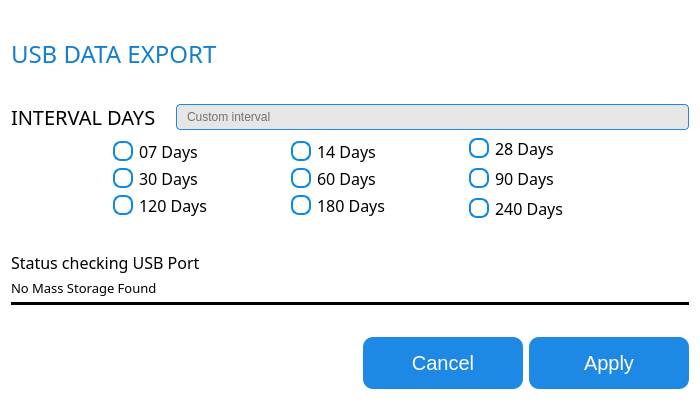
<?xml version="1.0" encoding="UTF-8"?>
<ui version="4.0">
 <class>UsbExporter</class>
 <widget class="QDialog" name="UsbExporter">
  <property name="geometry">
   <rect>
    <x>0</x>
    <y>0</y>
    <width>700</width>
    <height>400</height>
   </rect>
  </property>
  <property name="windowTitle">
   <string>Dialog</string>
  </property>
  <property name="styleSheet">
   <string notr="true">background-color: rgb(255, 255, 255);</string>
  </property>
  <layout class="QVBoxLayout" name="verticalLayout">
   <property name="spacing">
    <number>5</number>
   </property>
   <item>
    <spacer name="verticalSpacer_3">
     <property name="orientation">
      <enum>Qt::Vertical</enum>
     </property>
     <property name="sizeHint" stdset="0">
      <size>
       <width>20</width>
       <height>40</height>
      </size>
     </property>
    </spacer>
   </item>
   <item>
    <widget class="QLabel" name="label">
     <property name="font">
      <font>
       <family>Gilroy</family>
       <pointsize>18</pointsize>
      </font>
     </property>
     <property name="focusPolicy">
      <enum>Qt::StrongFocus</enum>
     </property>
     <property name="styleSheet">
      <string notr="true">color: rgb(20, 127, 204);</string>
     </property>
     <property name="text">
      <string>USB DATA EXPORT</string>
     </property>
    </widget>
   </item>
   <item>
    <spacer name="verticalSpacer_4">
     <property name="orientation">
      <enum>Qt::Vertical</enum>
     </property>
     <property name="sizeHint" stdset="0">
      <size>
       <width>20</width>
       <height>40</height>
      </size>
     </property>
    </spacer>
   </item>
   <item>
    <layout class="QHBoxLayout" name="horizontalLayout_2">
     <property name="spacing">
      <number>20</number>
     </property>
     <item>
      <widget class="QLabel" name="label_2">
       <property name="font">
        <font>
         <family>Gilroy</family>
         <pointsize>15</pointsize>
        </font>
       </property>
       <property name="text">
        <string>INTERVAL DAYS</string>
       </property>
      </widget>
     </item>
     <item>
      <widget class="QLineEdit" name="lineEdit">
       <property name="focusPolicy">
        <enum>Qt::ClickFocus</enum>
       </property>
       <property name="styleSheet">
        <string notr="true">background: #e6e6e6;              /* Light grey box for info rows */
    border: 1px solid #1E88E5;        /* Blue thin border */
    border-radius: 4px;
    padding: 4px 8px;
    font-size: 12px;
    color: black;</string>
       </property>
       <property name="placeholderText">
        <string>Custom interval</string>
       </property>
      </widget>
     </item>
    </layout>
   </item>
   <item>
    <layout class="QHBoxLayout" name="horizontalLayout">
     <property name="spacing">
      <number>0</number>
     </property>
     <property name="leftMargin">
      <number>20</number>
     </property>
     <item>
      <layout class="QVBoxLayout" name="verticalLayout_2">
       <item>
        <widget class="QRadioButton" name="r_7">
         <property name="sizePolicy">
          <sizepolicy hsizetype="Fixed" vsizetype="Fixed">
           <horstretch>0</horstretch>
           <verstretch>0</verstretch>
          </sizepolicy>
         </property>
         <property name="font">
          <font>
           <family>Gilroy</family>
           <pointsize>12</pointsize>
          </font>
         </property>
         <property name="focusPolicy">
          <enum>Qt::TabFocus</enum>
         </property>
         <property name="styleSheet">
          <string notr="true">QRadioButton::indicator {
    width: 16px;
    height: 16px;
    border: 2px solid #0C89E2;   /* Outer border */
    border-radius: 8px;
    background: transparent;
}

QRadioButton::indicator:checked {
    border: 2px solid #0C89E2;
    border-radius: 8px;
    background-color: qradialgradient(
        cx:0.5, cy:0.5, radius:0.6,
        fx:0.5, fy:0.5,
        stop:0 #0C89E2,
        stop:0.5 #0C89E2,   /* inner filled dot */
        stop:0.51 transparent,
        stop:1 transparent
    );
}</string>
         </property>
         <property name="text">
          <string>07 Days</string>
         </property>
        </widget>
       </item>
       <item>
        <widget class="QRadioButton" name="r_30">
         <property name="sizePolicy">
          <sizepolicy hsizetype="Fixed" vsizetype="Fixed">
           <horstretch>0</horstretch>
           <verstretch>0</verstretch>
          </sizepolicy>
         </property>
         <property name="font">
          <font>
           <family>Gilroy</family>
           <pointsize>12</pointsize>
          </font>
         </property>
         <property name="focusPolicy">
          <enum>Qt::TabFocus</enum>
         </property>
         <property name="styleSheet">
          <string notr="true">QRadioButton::indicator {
    width: 16px;
    height: 16px;
    border: 2px solid #0C89E2;   /* Outer border */
    border-radius: 8px;
    background: transparent;
}

QRadioButton::indicator:checked {
    border: 2px solid #0C89E2;
    border-radius: 8px;
    background-color: qradialgradient(
        cx:0.5, cy:0.5, radius:0.6,
        fx:0.5, fy:0.5,
        stop:0 #0C89E2,
        stop:0.5 #0C89E2,   /* inner filled dot */
        stop:0.51 transparent,
        stop:1 transparent
    );
}</string>
         </property>
         <property name="text">
          <string>30 Days</string>
         </property>
        </widget>
       </item>
       <item>
        <widget class="QRadioButton" name="r_120">
         <property name="sizePolicy">
          <sizepolicy hsizetype="Fixed" vsizetype="Fixed">
           <horstretch>0</horstretch>
           <verstretch>0</verstretch>
          </sizepolicy>
         </property>
         <property name="font">
          <font>
           <family>Gilroy</family>
           <pointsize>12</pointsize>
          </font>
         </property>
         <property name="focusPolicy">
          <enum>Qt::TabFocus</enum>
         </property>
         <property name="styleSheet">
          <string notr="true">QRadioButton::indicator {
    width: 16px;
    height: 16px;
    border: 2px solid #0C89E2;   /* Outer border */
    border-radius: 8px;
    background: transparent;
}

QRadioButton::indicator:checked {
    border: 2px solid #0C89E2;
    border-radius: 8px;
    background-color: qradialgradient(
        cx:0.5, cy:0.5, radius:0.6,
        fx:0.5, fy:0.5,
        stop:0 #0C89E2,
        stop:0.5 #0C89E2,   /* inner filled dot */
        stop:0.51 transparent,
        stop:1 transparent
    );
}</string>
         </property>
         <property name="text">
          <string>120 Days</string>
         </property>
        </widget>
       </item>
      </layout>
     </item>
     <item>
      <layout class="QVBoxLayout" name="verticalLayout_3">
       <item>
        <widget class="QRadioButton" name="r_14">
         <property name="sizePolicy">
          <sizepolicy hsizetype="Fixed" vsizetype="Fixed">
           <horstretch>0</horstretch>
           <verstretch>0</verstretch>
          </sizepolicy>
         </property>
         <property name="font">
          <font>
           <family>Gilroy</family>
           <pointsize>12</pointsize>
          </font>
         </property>
         <property name="focusPolicy">
          <enum>Qt::TabFocus</enum>
         </property>
         <property name="styleSheet">
          <string notr="true">QRadioButton::indicator {
    width: 16px;
    height: 16px;
    border: 2px solid #0C89E2;   /* Outer border */
    border-radius: 8px;
    background: transparent;
}

QRadioButton::indicator:checked {
    border: 2px solid #0C89E2;
    border-radius: 8px;
    background-color: qradialgradient(
        cx:0.5, cy:0.5, radius:0.6,
        fx:0.5, fy:0.5,
        stop:0 #0C89E2,
        stop:0.5 #0C89E2,   /* inner filled dot */
        stop:0.51 transparent,
        stop:1 transparent
    );
}</string>
         </property>
         <property name="text">
          <string>14 Days</string>
         </property>
        </widget>
       </item>
       <item>
        <widget class="QRadioButton" name="r_60">
         <property name="sizePolicy">
          <sizepolicy hsizetype="Fixed" vsizetype="Fixed">
           <horstretch>0</horstretch>
           <verstretch>0</verstretch>
          </sizepolicy>
         </property>
         <property name="font">
          <font>
           <family>Gilroy</family>
           <pointsize>12</pointsize>
          </font>
         </property>
         <property name="focusPolicy">
          <enum>Qt::TabFocus</enum>
         </property>
         <property name="styleSheet">
          <string notr="true">QRadioButton::indicator {
    width: 16px;
    height: 16px;
    border: 2px solid #0C89E2;   /* Outer border */
    border-radius: 8px;
    background: transparent;
}

QRadioButton::indicator:checked {
    border: 2px solid #0C89E2;
    border-radius: 8px;
    background-color: qradialgradient(
        cx:0.5, cy:0.5, radius:0.6,
        fx:0.5, fy:0.5,
        stop:0 #0C89E2,
        stop:0.5 #0C89E2,   /* inner filled dot */
        stop:0.51 transparent,
        stop:1 transparent
    );
}</string>
         </property>
         <property name="text">
          <string>60 Days</string>
         </property>
        </widget>
       </item>
       <item>
        <widget class="QRadioButton" name="r_180">
         <property name="sizePolicy">
          <sizepolicy hsizetype="Fixed" vsizetype="Fixed">
           <horstretch>0</horstretch>
           <verstretch>0</verstretch>
          </sizepolicy>
         </property>
         <property name="font">
          <font>
           <family>Gilroy</family>
           <pointsize>12</pointsize>
          </font>
         </property>
         <property name="focusPolicy">
          <enum>Qt::TabFocus</enum>
         </property>
         <property name="styleSheet">
          <string notr="true">QRadioButton::indicator {
    width: 16px;
    height: 16px;
    border: 2px solid #0C89E2;   /* Outer border */
    border-radius: 8px;
    background: transparent;
}

QRadioButton::indicator:checked {
    border: 2px solid #0C89E2;
    border-radius: 8px;
    background-color: qradialgradient(
        cx:0.5, cy:0.5, radius:0.6,
        fx:0.5, fy:0.5,
        stop:0 #0C89E2,
        stop:0.5 #0C89E2,   /* inner filled dot */
        stop:0.51 transparent,
        stop:1 transparent
    );
}</string>
         </property>
         <property name="text">
          <string>180 Days</string>
         </property>
        </widget>
       </item>
      </layout>
     </item>
     <item>
      <layout class="QVBoxLayout" name="verticalLayout_4">
       <property name="spacing">
        <number>6</number>
       </property>
       <item>
        <widget class="QRadioButton" name="r_28">
         <property name="sizePolicy">
          <sizepolicy hsizetype="Fixed" vsizetype="Fixed">
           <horstretch>0</horstretch>
           <verstretch>0</verstretch>
          </sizepolicy>
         </property>
         <property name="font">
          <font>
           <family>Gilroy</family>
           <pointsize>12</pointsize>
          </font>
         </property>
         <property name="focusPolicy">
          <enum>Qt::TabFocus</enum>
         </property>
         <property name="styleSheet">
          <string notr="true">QRadioButton::indicator {
    width: 16px;
    height: 16px;
    border: 2px solid #0C89E2;   /* Outer border */
    border-radius: 8px;
    background: transparent;
}

QRadioButton::indicator:checked {
    border: 2px solid #0C89E2;
    border-radius: 8px;
    background-color: qradialgradient(
        cx:0.5, cy:0.5, radius:0.6,
        fx:0.5, fy:0.5,
        stop:0 #0C89E2,
        stop:0.5 #0C89E2,   /* inner filled dot */
        stop:0.51 transparent,
        stop:1 transparent
    );
}</string>
         </property>
         <property name="text">
          <string>28 Days</string>
         </property>
        </widget>
       </item>
       <item>
        <widget class="QRadioButton" name="r_90">
         <property name="sizePolicy">
          <sizepolicy hsizetype="Fixed" vsizetype="Fixed">
           <horstretch>0</horstretch>
           <verstretch>0</verstretch>
          </sizepolicy>
         </property>
         <property name="font">
          <font>
           <family>Gilroy</family>
           <pointsize>12</pointsize>
          </font>
         </property>
         <property name="focusPolicy">
          <enum>Qt::TabFocus</enum>
         </property>
         <property name="styleSheet">
          <string notr="true">QRadioButton::indicator {
    width: 16px;
    height: 16px;
    border: 2px solid #0C89E2;   /* Outer border */
    border-radius: 8px;
    background: transparent;
}

QRadioButton::indicator:checked {
    border: 2px solid #0C89E2;
    border-radius: 8px;
    background-color: qradialgradient(
        cx:0.5, cy:0.5, radius:0.6,
        fx:0.5, fy:0.5,
        stop:0 #0C89E2,
        stop:0.5 #0C89E2,   /* inner filled dot */
        stop:0.51 transparent,
        stop:1 transparent
    );
}</string>
         </property>
         <property name="text">
          <string>90 Days</string>
         </property>
        </widget>
       </item>
       <item>
        <widget class="QRadioButton" name="r_240">
         <property name="sizePolicy">
          <sizepolicy hsizetype="Fixed" vsizetype="Fixed">
           <horstretch>0</horstretch>
           <verstretch>0</verstretch>
          </sizepolicy>
         </property>
         <property name="font">
          <font>
           <family>Gilroy</family>
           <pointsize>12</pointsize>
          </font>
         </property>
         <property name="focusPolicy">
          <enum>Qt::TabFocus</enum>
         </property>
         <property name="styleSheet">
          <string notr="true">QRadioButton::indicator {
    width: 16px;
    height: 16px;
    border: 2px solid #0C89E2;   /* Outer border */
    border-radius: 8px;
    background: transparent;
}

QRadioButton::indicator:checked {
    border: 2px solid #0C89E2;
    border-radius: 8px;
    background-color: qradialgradient(
        cx:0.5, cy:0.5, radius:0.6,
        fx:0.5, fy:0.5,
        stop:0 #0C89E2,
        stop:0.5 #0C89E2,   /* inner filled dot */
        stop:0.51 transparent,
        stop:1 transparent
    );
}</string>
         </property>
         <property name="text">
          <string>240 Days</string>
         </property>
        </widget>
       </item>
      </layout>
     </item>
     <item>
      <spacer name="horizontalSpacer">
       <property name="orientation">
        <enum>Qt::Horizontal</enum>
       </property>
       <property name="sizeType">
        <enum>QSizePolicy::Ignored</enum>
       </property>
       <property name="sizeHint" stdset="0">
        <size>
         <width>40</width>
         <height>20</height>
        </size>
       </property>
      </spacer>
     </item>
    </layout>
   </item>
   <item>
    <spacer name="verticalSpacer_2">
     <property name="orientation">
      <enum>Qt::Vertical</enum>
     </property>
     <property name="sizeType">
      <enum>QSizePolicy::Expanding</enum>
     </property>
     <property name="sizeHint" stdset="0">
      <size>
       <width>20</width>
       <height>40</height>
      </size>
     </property>
    </spacer>
   </item>
   <item>
    <widget class="QLabel" name="label_3">
     <property name="font">
      <font>
       <family>Gilroy</family>
       <pointsize>12</pointsize>
      </font>
     </property>
     <property name="text">
      <string>Status checking USB Port</string>
     </property>
    </widget>
   </item>
   <item>
    <widget class="QLabel" name="usb_status">
     <property name="font">
      <font>
       <family>Gilroy</family>
       <pointsize>10</pointsize>
      </font>
     </property>
     <property name="text">
      <string>No Mass Storage Found</string>
     </property>
     <property name="alignment">
      <set>Qt::AlignBottom|Qt::AlignLeading|Qt::AlignLeft</set>
     </property>
    </widget>
   </item>
   <item>
    <widget class="Line" name="line">
     <property name="frameShadow">
      <enum>QFrame::Plain</enum>
     </property>
     <property name="lineWidth">
      <number>5</number>
     </property>
     <property name="orientation">
      <enum>Qt::Horizontal</enum>
     </property>
    </widget>
   </item>
   <item>
    <spacer name="verticalSpacer">
     <property name="orientation">
      <enum>Qt::Vertical</enum>
     </property>
     <property name="sizeType">
      <enum>QSizePolicy::Expanding</enum>
     </property>
     <property name="sizeHint" stdset="0">
      <size>
       <width>20</width>
       <height>40</height>
      </size>
     </property>
    </spacer>
   </item>
   <item>
    <widget class="QDialogButtonBox" name="buttonBox">
     <property name="font">
      <font>
       <family>Gilroy</family>
      </font>
     </property>
     <property name="styleSheet">
      <string notr="true">QPushButton {
    background-color: #1E88E5;   /* Blue */
    color: white;               /* White text */
    border: none;               /* No border line */
    border-radius: 10px;        /* Rounded corners */
    padding: 6px 20px;          /* Spacing inside */
    font-size: 20px;            /* Font size */
	width: 120;
	height: 40;
}

QPushButton:hover {
    background-color: #1565C0;  /* Darker blue on hover */
}

QPushButton:pressed {
    background-color: #0D47A1;  /* Darkest blue when pressed */
}

QPushButton:focus {
    outline: none;                 /* Remove dotted border */
    background-color: #074475;     /* Brighter blue highlight */
    border: 2px solid black;       /* White glow/border */
}</string>
     </property>
     <property name="standardButtons">
      <set>QDialogButtonBox::Apply|QDialogButtonBox::Cancel</set>
     </property>
    </widget>
   </item>
  </layout>
 </widget>
 <resources/>
 <connections/>
</ui>
